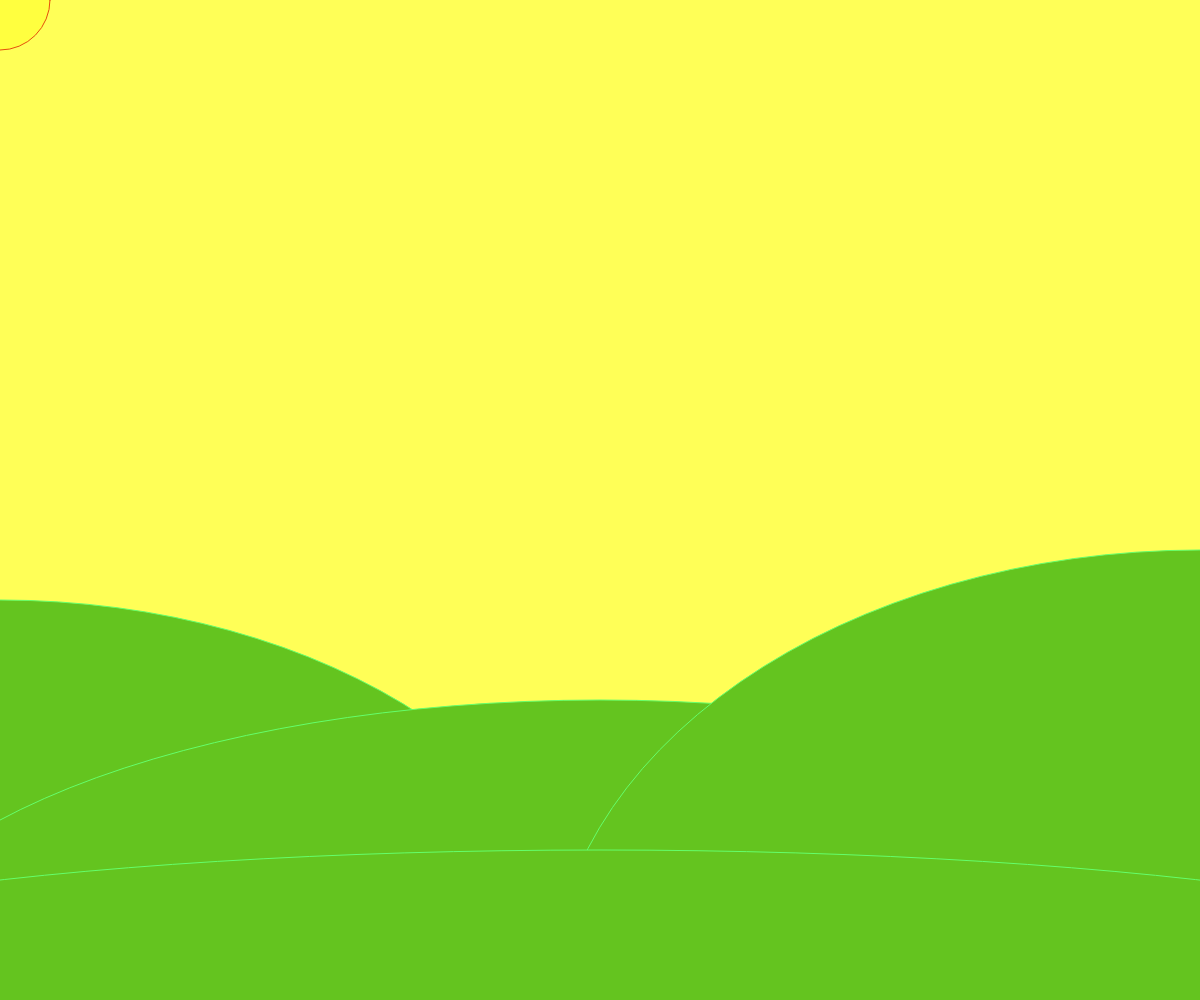
Frame 1 (no input)
Frame 60 (no input): identical to frame 1, image omitted
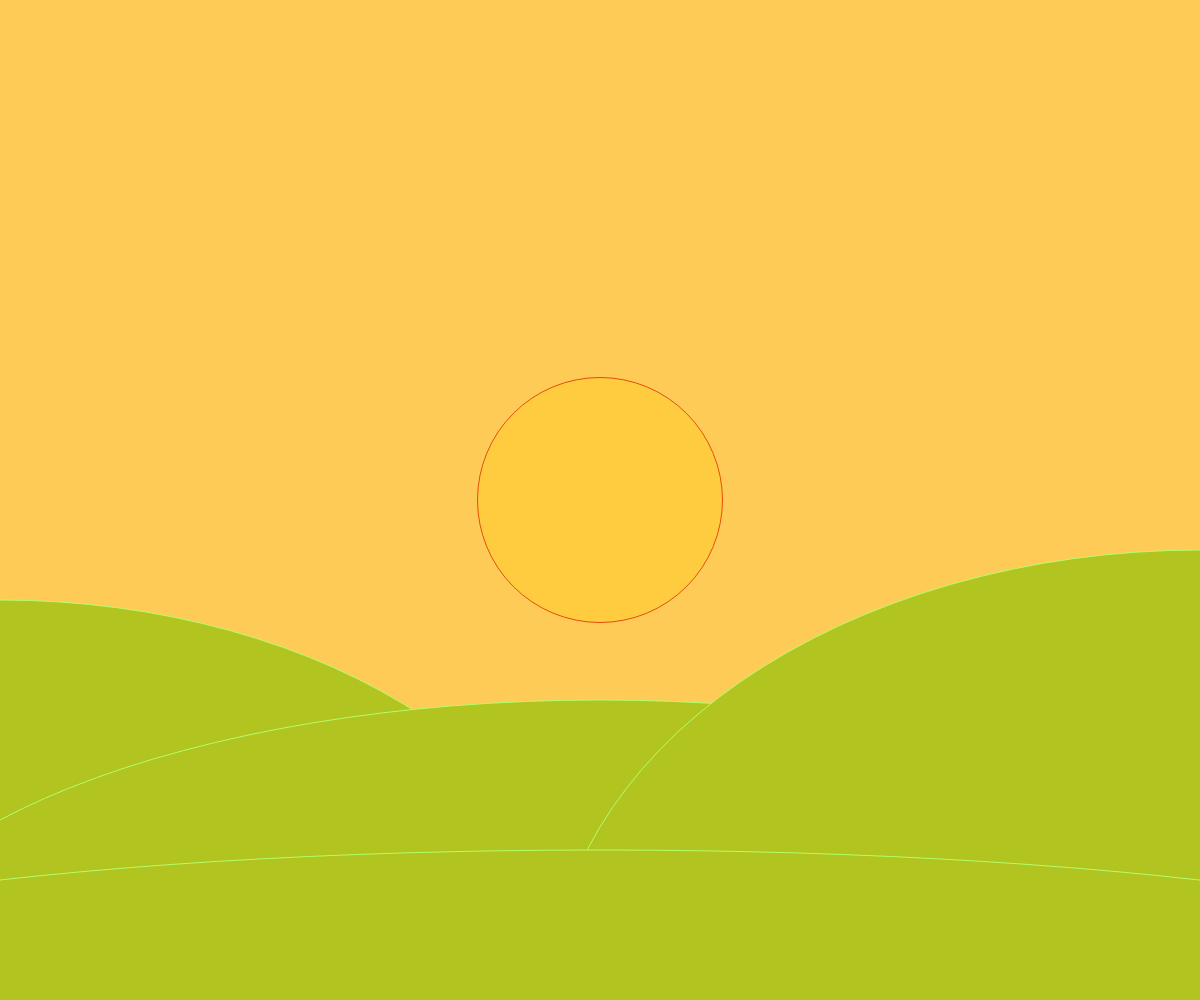
Frame 120 (the mouse pressed at the canvas centre since frame 60)

The p5.js sketch that drew these frames (run headless with seeded random() and noise() and a simulated clock; from frame 60 on, the mouse is pressed at the canvas centre):

// p5.js sketch
// ── sketch.js
function setup() {
	createCanvas(windowWidth,windowHeight); // creates canvas to window size
	noCursor();
}
 
function draw() {
	fill(163,60,16); // Initial fill
	stroke(229,78,13); // Stroke color
	var hueValue = map(mouseY,0,height,255,150); // Color Value
	var hueValueHill = map(mouseY,0,height,100,255);
	var sunSize = map(mouseY,0,height,100,390);
	var upDown = mouseY; // Up or Down Value
	var leftRight = mouseX; // Left or Right Value
	background(255,hueValue,87); // Background color change
	fill(255,hueValue,63); // Sun color change
	ellipse(leftRight,upDown,sunSize,sunSize); // Sun shape
	fill(hueValueHill,196,31); // Hill color change
	noStroke(); // No stroke
	stroke(hueValueHill,255,107); // Different stroke color
	ellipse(0,windowHeight,1200,800); // Left Hill Shape
	ellipse(windowWidth/2,windowHeight,1500,600); // Back Bottom Hill Shape
	ellipse(windowWidth,windowHeight,1300,900); // Right Hill Shape
	ellipse(windowWidth/2,windowHeight,2000,300); // Front Bottom Hill Shape
}
